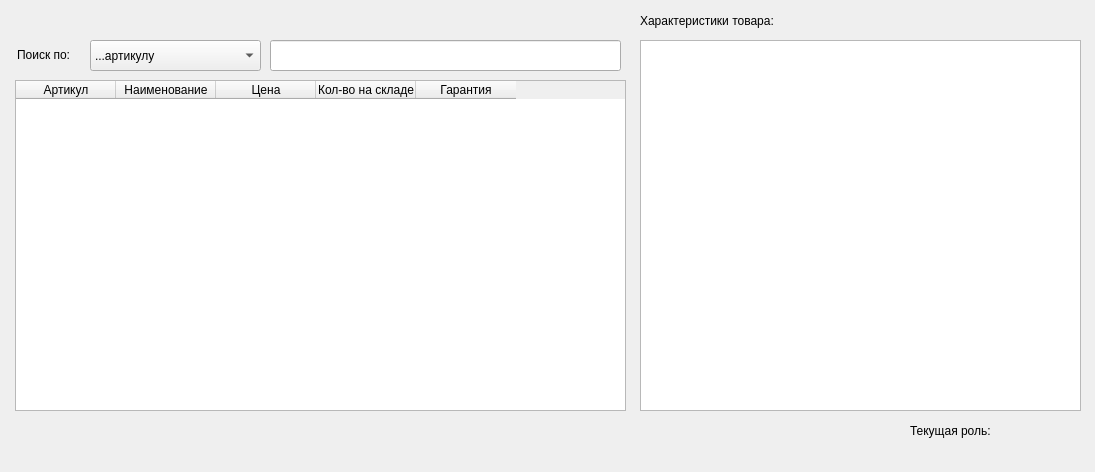
<?xml version="1.0" encoding="UTF-8"?>
<ui version="4.0">
 <class>Widget</class>
 <widget class="QWidget" name="Widget">
  <property name="geometry">
   <rect>
    <x>0</x>
    <y>0</y>
    <width>1095</width>
    <height>472</height>
   </rect>
  </property>
  <property name="windowTitle">
   <string>Форма складского режима</string>
  </property>
  <widget class="QTableWidget" name="tableWidget">
   <property name="geometry">
    <rect>
     <x>15</x>
     <y>80</y>
     <width>611</width>
     <height>331</height>
    </rect>
   </property>
   <column>
    <property name="text">
     <string>Артикул</string>
    </property>
   </column>
   <column>
    <property name="text">
     <string>Наименование</string>
    </property>
   </column>
   <column>
    <property name="text">
     <string>Цена</string>
    </property>
   </column>
   <column>
    <property name="text">
     <string>Кол-во на складе</string>
    </property>
    <property name="font">
     <font>
      <bold>false</bold>
      <strikeout>false</strikeout>
     </font>
    </property>
   </column>
   <column>
    <property name="text">
     <string>Гарантия</string>
    </property>
   </column>
  </widget>
  <widget class="QComboBox" name="comboBox">
   <property name="geometry">
    <rect>
     <x>90</x>
     <y>40</y>
     <width>171</width>
     <height>31</height>
    </rect>
   </property>
   <item>
    <property name="text">
     <string>...артикулу</string>
    </property>
   </item>
   <item>
    <property name="text">
     <string>...имени</string>
    </property>
   </item>
  </widget>
  <widget class="QLabel" name="label">
   <property name="geometry">
    <rect>
     <x>17</x>
     <y>39</y>
     <width>71</width>
     <height>31</height>
    </rect>
   </property>
   <property name="text">
    <string>Поиск по:</string>
   </property>
  </widget>
  <widget class="QLineEdit" name="lineEdit">
   <property name="geometry">
    <rect>
     <x>270</x>
     <y>40</y>
     <width>351</width>
     <height>31</height>
    </rect>
   </property>
  </widget>
  <widget class="QTableWidget" name="tableWidget_2">
   <property name="geometry">
    <rect>
     <x>640</x>
     <y>40</y>
     <width>441</width>
     <height>371</height>
    </rect>
   </property>
  </widget>
  <widget class="QLabel" name="label_2">
   <property name="geometry">
    <rect>
     <x>640</x>
     <y>10</y>
     <width>161</width>
     <height>21</height>
    </rect>
   </property>
   <property name="text">
    <string>Характеристики товара:</string>
   </property>
  </widget>
  <widget class="QLabel" name="label_user">
   <property name="geometry">
    <rect>
     <x>640</x>
     <y>420</y>
     <width>251</width>
     <height>21</height>
    </rect>
   </property>
   <property name="baseSize">
    <size>
     <width>0</width>
     <height>0</height>
    </size>
   </property>
   <property name="font">
    <font>
     <bold>false</bold>
     <strikeout>false</strikeout>
     <kerning>true</kerning>
    </font>
   </property>
   <property name="cursor">
    <cursorShape>ArrowCursor</cursorShape>
   </property>
   <property name="text">
    <string/>
   </property>
   <property name="scaledContents">
    <bool>false</bool>
   </property>
  </widget>
  <widget class="QLabel" name="label_role">
   <property name="geometry">
    <rect>
     <x>910</x>
     <y>420</y>
     <width>171</width>
     <height>21</height>
    </rect>
   </property>
   <property name="text">
    <string>Текущая роль: </string>
   </property>
  </widget>
  <widget class="QLabel" name="version">
   <property name="geometry">
    <rect>
     <x>20</x>
     <y>420</y>
     <width>161</width>
     <height>21</height>
    </rect>
   </property>
   <property name="text">
    <string/>
   </property>
  </widget>
 </widget>
 <resources/>
 <connections/>
</ui>
